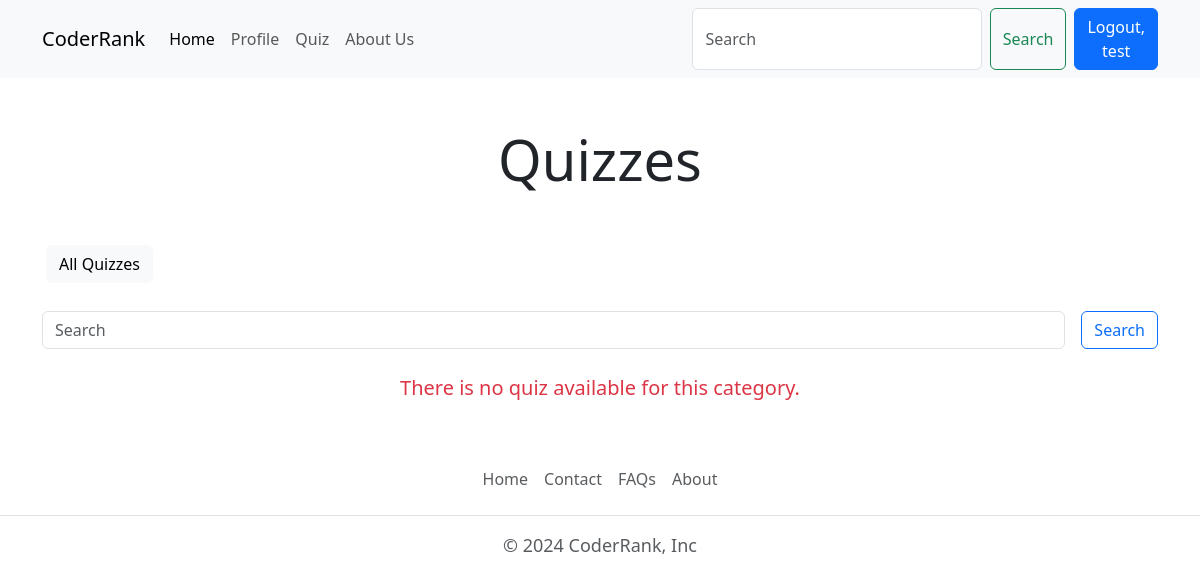
The app's page /quiz/all_quiz (signed in), older data.
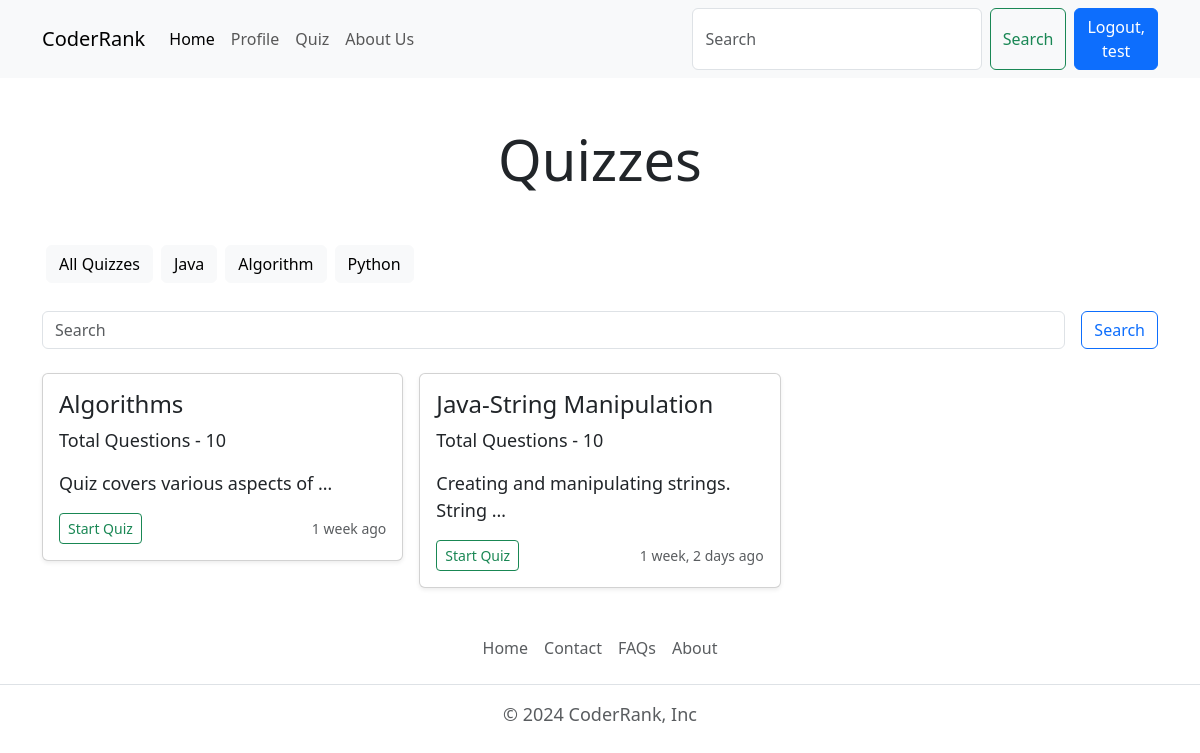
The same page, newer data.
### quiz/models.py (models this page shows, shortened)
class Category(models.Model):
    name=models.CharField(max_length=15)
    class Meta:
        verbose_name_plural="Categories"

class Quiz(models.Model):
    title=models.CharField(max_length=255)
    description=models.TextField()
    category=models.ForeignKey(Category, on_delete=models.CASCADE)
    quiz_file=models.FileField(upload_to='quiz/')
    created_at=models.DateTimeField(auto_now_add=True)
    updated_at=models.DateTimeField(auto_now=True)
    class Meta:
        verbose_name_plural="Quizes"

### quiz/views.py (the view)
# urls.py: path('all_quiz',views.all_quiz_view, name='all_quiz'),
@login_required(login_url='login')
def all_quiz_view(request):
    user_obj=User.objects.get(username=request.user)
    user_profile=Profile.objects.get(user=user_obj)
    quizzes=Quiz.objects.order_by('-created_at')
    categories=Category.objects.all()
    context={"user_profile":user_profile, "quizzes":quizzes, "categories":categories}
    return render(request,'quiz.html', context)

### templates/quiz.html (shortened to what this page needs)
{%extends 'index.html' %}
{% block content%}
<h1 class="display-4 text-center my-5">Quizzes</h1>
<div class="container mb-4 d-flex flex-wrap">
  <a href="{%url 'all_quiz'%}" class="btn btn-light m-1">All Quizzes</a>
  {% for category in categories %}
  <a href="{% url 'search' category.name %}" class="btn btn-light m-1">{{category.name}}</a>
  {%endfor%}
</div>
<div class="container mb-4">
  <form class="d-flex" role="search" method="get" action="{%url 'search' ' '%}">
    <input name="searchterm" class="form-control me-2" type="search" placeholder="Search" aria-label="Search">
    <a href="" class="btn btn-outline-primary ms-2" type="Submit">Search</a>
  </form>
</div>
<div class="container">
  <div class="row row-cols-1 row-cols-sm-2 row-cols-md-3 g-3">
    {%if quizzes|length > 0 %}
    {% for quiz in quizzes %}
    <div class="col">
      <div class="card shadow-sm">
        <div class="card-body">
          <h4>{{quiz.title}}</h4>
          <p class="card-text">Total Questions - 10</p>
          <p class="card-text">{{quiz.description | truncatewords:5}}</p>
          <div class="d-flex justify-content-between align-items-center">
            <div class="btn-group">
              <a href="{% url 'quiz' quiz.id %}" class="btn btn-sm btn-outline-success">Start Quiz</a>
            </div>
            <small class="text-body-secondary">{{quiz.created_at | timesince}} ago</small>
          </div>
        </div>
      </div>
    </div>
    {%endfor%}
    {%else%}
    <div class="col-lg-12 col-md-12 col-12">
      <p class="text-center text-danger fs-5"> There is no quiz available for this category.</p>
    </div>
    {%endif%}
  </div>
</div>
{% endblock content%}

Row changes from the older to the newer data that the page shows:
added Category: name "Java"
added Category: name "Algorithm"
added Category: name "Python"
added Quiz: title "Algorithms", description "Quiz covers various aspects of …", created_at "1 week"
added Quiz: title "Java-String Manipulation", description "Creating and manipulating strings. String …", created_at "1 week, 2 days"
Text that changed along with them:
text no longer shown: "There is no quiz available for this category."
